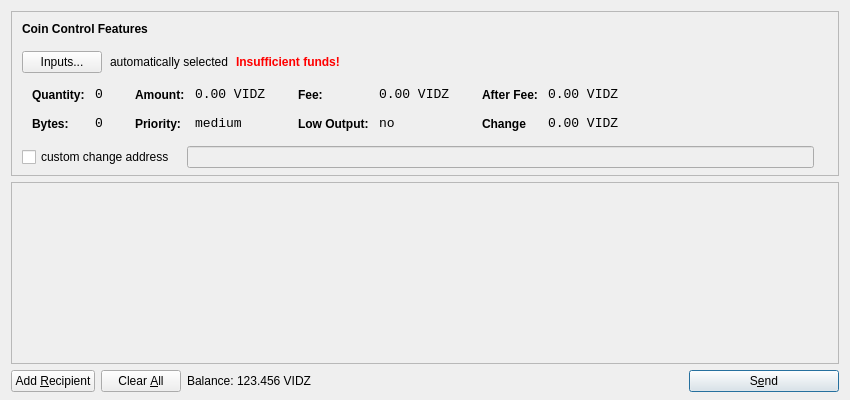
<?xml version="1.0" encoding="UTF-8"?>
<ui version="4.0">
 <class>SendCoinsDialog</class>
 <widget class="QDialog" name="SendCoinsDialog">
  <property name="geometry">
   <rect>
    <x>0</x>
    <y>0</y>
    <width>850</width>
    <height>400</height>
   </rect>
  </property>
  <property name="windowTitle">
   <string>Send Coins</string>
  </property>
  <layout class="QVBoxLayout" name="verticalLayout" stretch="0,1,0">
   <property name="bottomMargin">
    <number>8</number>
   </property>
   <item>
    <widget class="QFrame" name="frameCoinControl">
     <property name="sizePolicy">
      <sizepolicy hsizetype="Expanding" vsizetype="Expanding">
       <horstretch>0</horstretch>
       <verstretch>0</verstretch>
      </sizepolicy>
     </property>
     <property name="maximumSize">
      <size>
       <width>16777215</width>
       <height>16777215</height>
      </size>
     </property>
     <property name="frameShape">
      <enum>QFrame::StyledPanel</enum>
     </property>
     <property name="frameShadow">
      <enum>QFrame::Sunken</enum>
     </property>
     <layout class="QVBoxLayout" name="verticalLayoutCoinControl2">
      <property name="spacing">
       <number>-1</number>
      </property>
      <property name="leftMargin">
       <number>0</number>
      </property>
      <property name="topMargin">
       <number>0</number>
      </property>
      <property name="rightMargin">
       <number>0</number>
      </property>
      <property name="bottomMargin">
       <number>6</number>
      </property>
      <item>
       <layout class="QVBoxLayout" name="verticalLayoutCoinControl" stretch="0,0,0,0,1">
        <property name="spacing">
         <number>0</number>
        </property>
        <property name="leftMargin">
         <number>10</number>
        </property>
        <property name="topMargin">
         <number>10</number>
        </property>
        <item>
         <layout class="QHBoxLayout" name="horizontalLayoutCoinControl1">
          <property name="bottomMargin">
           <number>15</number>
          </property>
          <item>
           <widget class="QLabel" name="labelCoinControlFeatures">
            <property name="sizePolicy">
             <sizepolicy hsizetype="Preferred" vsizetype="Maximum">
              <horstretch>0</horstretch>
              <verstretch>0</verstretch>
             </sizepolicy>
            </property>
            <property name="font">
             <font>
              <weight>75</weight>
              <bold>true</bold>
             </font>
            </property>
            <property name="styleSheet">
             <string notr="true">font-weight:bold;</string>
            </property>
            <property name="text">
             <string>Coin Control Features</string>
            </property>
           </widget>
          </item>
         </layout>
        </item>
        <item>
         <layout class="QHBoxLayout" name="horizontalLayoutCoinControl2" stretch="0,0,0,0">
          <property name="spacing">
           <number>8</number>
          </property>
          <property name="bottomMargin">
           <number>10</number>
          </property>
          <item>
           <widget class="QPushButton" name="pushButtonCoinControl">
            <property name="styleSheet">
             <string notr="true"/>
            </property>
            <property name="text">
             <string>Inputs...</string>
            </property>
           </widget>
          </item>
          <item>
           <widget class="QLabel" name="labelCoinControlAutomaticallySelected">
            <property name="text">
             <string>automatically selected</string>
            </property>
            <property name="margin">
             <number>5</number>
            </property>
           </widget>
          </item>
          <item>
           <widget class="QLabel" name="labelCoinControlInsuffFunds">
            <property name="font">
             <font>
              <weight>75</weight>
              <bold>true</bold>
             </font>
            </property>
            <property name="styleSheet">
             <string notr="true">color:red;font-weight:bold;</string>
            </property>
            <property name="text">
             <string>Insufficient funds!</string>
            </property>
            <property name="margin">
             <number>5</number>
            </property>
           </widget>
          </item>
          <item>
           <spacer name="horizontalSpacerCoinControl">
            <property name="orientation">
             <enum>Qt::Horizontal</enum>
            </property>
            <property name="sizeHint" stdset="0">
             <size>
              <width>40</width>
              <height>1</height>
             </size>
            </property>
           </spacer>
          </item>
         </layout>
        </item>
        <item>
         <widget class="QWidget" name="widgetCoinControl" native="true">
          <property name="sizePolicy">
           <sizepolicy hsizetype="Preferred" vsizetype="Preferred">
            <horstretch>0</horstretch>
            <verstretch>0</verstretch>
           </sizepolicy>
          </property>
          <property name="minimumSize">
           <size>
            <width>0</width>
            <height>0</height>
           </size>
          </property>
          <property name="styleSheet">
           <string notr="true"/>
          </property>
          <layout class="QHBoxLayout" name="horizontalLayoutCoinControl5">
           <property name="margin">
            <number>0</number>
           </property>
           <item>
            <layout class="QHBoxLayout" name="horizontalLayoutCoinControl3" stretch="0,0,0,1">
             <property name="spacing">
              <number>20</number>
             </property>
             <property name="topMargin">
              <number>0</number>
             </property>
             <property name="bottomMargin">
              <number>10</number>
             </property>
             <item>
              <layout class="QFormLayout" name="formLayoutCoinControl1">
               <property name="horizontalSpacing">
                <number>10</number>
               </property>
               <property name="verticalSpacing">
                <number>14</number>
               </property>
               <property name="leftMargin">
                <number>10</number>
               </property>
               <property name="topMargin">
                <number>4</number>
               </property>
               <property name="rightMargin">
                <number>6</number>
               </property>
               <item row="0" column="0">
                <widget class="QLabel" name="labelCoinControlQuantityText">
                 <property name="styleSheet">
                  <string notr="true">font-weight:bold;</string>
                 </property>
                 <property name="text">
                  <string>Quantity:</string>
                 </property>
                 <property name="margin">
                  <number>0</number>
                 </property>
                </widget>
               </item>
               <item row="0" column="1">
                <widget class="QLabel" name="labelCoinControlQuantity">
                 <property name="font">
                  <font>
                   <family>Monospace</family>
                   <pointsize>10</pointsize>
                  </font>
                 </property>
                 <property name="cursor">
                  <cursorShape>IBeamCursor</cursorShape>
                 </property>
                 <property name="contextMenuPolicy">
                  <enum>Qt::ActionsContextMenu</enum>
                 </property>
                 <property name="text">
                  <string>0</string>
                 </property>
                 <property name="margin">
                  <number>0</number>
                 </property>
                 <property name="textInteractionFlags">
                  <set>Qt::LinksAccessibleByMouse|Qt::TextSelectableByKeyboard|Qt::TextSelectableByMouse</set>
                 </property>
                </widget>
               </item>
               <item row="1" column="0">
                <widget class="QLabel" name="labelCoinControlBytesText">
                 <property name="styleSheet">
                  <string notr="true">font-weight:bold;</string>
                 </property>
                 <property name="text">
                  <string>Bytes:</string>
                 </property>
                </widget>
               </item>
               <item row="1" column="1">
                <widget class="QLabel" name="labelCoinControlBytes">
                 <property name="font">
                  <font>
                   <family>Monospace</family>
                   <pointsize>10</pointsize>
                  </font>
                 </property>
                 <property name="cursor">
                  <cursorShape>IBeamCursor</cursorShape>
                 </property>
                 <property name="contextMenuPolicy">
                  <enum>Qt::ActionsContextMenu</enum>
                 </property>
                 <property name="text">
                  <string>0</string>
                 </property>
                 <property name="textInteractionFlags">
                  <set>Qt::LinksAccessibleByMouse|Qt::TextSelectableByKeyboard|Qt::TextSelectableByMouse</set>
                 </property>
                </widget>
               </item>
              </layout>
             </item>
             <item>
              <layout class="QFormLayout" name="formLayoutCoinControl2">
               <property name="horizontalSpacing">
                <number>10</number>
               </property>
               <property name="verticalSpacing">
                <number>14</number>
               </property>
               <property name="leftMargin">
                <number>6</number>
               </property>
               <property name="topMargin">
                <number>4</number>
               </property>
               <property name="rightMargin">
                <number>6</number>
               </property>
               <item row="0" column="0">
                <widget class="QLabel" name="labelCoinControlAmountText">
                 <property name="styleSheet">
                  <string notr="true">font-weight:bold;</string>
                 </property>
                 <property name="text">
                  <string>Amount:</string>
                 </property>
                 <property name="margin">
                  <number>0</number>
                 </property>
                </widget>
               </item>
               <item row="0" column="1">
                <widget class="QLabel" name="labelCoinControlAmount">
                 <property name="font">
                  <font>
                   <family>Monospace</family>
                   <pointsize>10</pointsize>
                  </font>
                 </property>
                 <property name="cursor">
                  <cursorShape>IBeamCursor</cursorShape>
                 </property>
                 <property name="contextMenuPolicy">
                  <enum>Qt::ActionsContextMenu</enum>
                 </property>
                 <property name="text">
                  <string notr="true">0.00 VIDZ</string>
                 </property>
                 <property name="textInteractionFlags">
                  <set>Qt::LinksAccessibleByMouse|Qt::TextSelectableByKeyboard|Qt::TextSelectableByMouse</set>
                 </property>
                </widget>
               </item>
               <item row="1" column="0">
                <widget class="QLabel" name="labelCoinControlPriorityText">
                 <property name="styleSheet">
                  <string notr="true">font-weight:bold;</string>
                 </property>
                 <property name="text">
                  <string>Priority:</string>
                 </property>
                </widget>
               </item>
               <item row="1" column="1">
                <widget class="QLabel" name="labelCoinControlPriority">
                 <property name="font">
                  <font>
                   <family>Monospace</family>
                   <pointsize>10</pointsize>
                  </font>
                 </property>
                 <property name="cursor">
                  <cursorShape>IBeamCursor</cursorShape>
                 </property>
                 <property name="contextMenuPolicy">
                  <enum>Qt::ActionsContextMenu</enum>
                 </property>
                 <property name="text">
                  <string>medium</string>
                 </property>
                 <property name="textInteractionFlags">
                  <set>Qt::LinksAccessibleByMouse|Qt::TextSelectableByKeyboard|Qt::TextSelectableByMouse</set>
                 </property>
                </widget>
               </item>
              </layout>
             </item>
             <item>
              <layout class="QFormLayout" name="formLayoutCoinControl3">
               <property name="horizontalSpacing">
                <number>10</number>
               </property>
               <property name="verticalSpacing">
                <number>14</number>
               </property>
               <property name="leftMargin">
                <number>6</number>
               </property>
               <property name="topMargin">
                <number>4</number>
               </property>
               <property name="rightMargin">
                <number>6</number>
               </property>
               <item row="0" column="0">
                <widget class="QLabel" name="labelCoinControlFeeText">
                 <property name="styleSheet">
                  <string notr="true">font-weight:bold;</string>
                 </property>
                 <property name="text">
                  <string>Fee:</string>
                 </property>
                 <property name="margin">
                  <number>0</number>
                 </property>
                </widget>
               </item>
               <item row="0" column="1">
                <widget class="QLabel" name="labelCoinControlFee">
                 <property name="font">
                  <font>
                   <family>Monospace</family>
                   <pointsize>10</pointsize>
                  </font>
                 </property>
                 <property name="cursor">
                  <cursorShape>IBeamCursor</cursorShape>
                 </property>
                 <property name="contextMenuPolicy">
                  <enum>Qt::ActionsContextMenu</enum>
                 </property>
                 <property name="text">
                  <string notr="true">0.00 VIDZ</string>
                 </property>
                 <property name="textInteractionFlags">
                  <set>Qt::LinksAccessibleByMouse|Qt::TextSelectableByKeyboard|Qt::TextSelectableByMouse</set>
                 </property>
                </widget>
               </item>
               <item row="1" column="0">
                <widget class="QLabel" name="labelCoinControlLowOutputText">
                 <property name="styleSheet">
                  <string notr="true">font-weight:bold;</string>
                 </property>
                 <property name="text">
                  <string>Low Output:</string>
                 </property>
                </widget>
               </item>
               <item row="1" column="1">
                <widget class="QLabel" name="labelCoinControlLowOutput">
                 <property name="font">
                  <font>
                   <family>Monospace</family>
                   <pointsize>10</pointsize>
                  </font>
                 </property>
                 <property name="cursor">
                  <cursorShape>IBeamCursor</cursorShape>
                 </property>
                 <property name="contextMenuPolicy">
                  <enum>Qt::ActionsContextMenu</enum>
                 </property>
                 <property name="text">
                  <string>no</string>
                 </property>
                 <property name="textInteractionFlags">
                  <set>Qt::LinksAccessibleByMouse|Qt::TextSelectableByKeyboard|Qt::TextSelectableByMouse</set>
                 </property>
                </widget>
               </item>
              </layout>
             </item>
             <item>
              <layout class="QFormLayout" name="formLayoutCoinControl4">
               <property name="horizontalSpacing">
                <number>10</number>
               </property>
               <property name="verticalSpacing">
                <number>14</number>
               </property>
               <property name="leftMargin">
                <number>6</number>
               </property>
               <property name="topMargin">
                <number>4</number>
               </property>
               <property name="rightMargin">
                <number>6</number>
               </property>
               <item row="0" column="0">
                <widget class="QLabel" name="labelCoinControlAfterFeeText">
                 <property name="styleSheet">
                  <string notr="true">font-weight:bold;</string>
                 </property>
                 <property name="text">
                  <string>After Fee:</string>
                 </property>
                 <property name="margin">
                  <number>0</number>
                 </property>
                </widget>
               </item>
               <item row="0" column="1">
                <widget class="QLabel" name="labelCoinControlAfterFee">
                 <property name="font">
                  <font>
                   <family>Monospace</family>
                   <pointsize>10</pointsize>
                  </font>
                 </property>
                 <property name="cursor">
                  <cursorShape>IBeamCursor</cursorShape>
                 </property>
                 <property name="contextMenuPolicy">
                  <enum>Qt::ActionsContextMenu</enum>
                 </property>
                 <property name="text">
                  <string notr="true">0.00 VIDZ</string>
                 </property>
                 <property name="textInteractionFlags">
                  <set>Qt::LinksAccessibleByMouse|Qt::TextSelectableByKeyboard|Qt::TextSelectableByMouse</set>
                 </property>
                </widget>
               </item>
               <item row="1" column="0">
                <widget class="QLabel" name="labelCoinControlChangeText">
                 <property name="styleSheet">
                  <string notr="true">font-weight:bold;</string>
                 </property>
                 <property name="text">
                  <string>Change</string>
                 </property>
                </widget>
               </item>
               <item row="1" column="1">
                <widget class="QLabel" name="labelCoinControlChange">
                 <property name="font">
                  <font>
                   <family>Monospace</family>
                   <pointsize>10</pointsize>
                  </font>
                 </property>
                 <property name="cursor">
                  <cursorShape>IBeamCursor</cursorShape>
                 </property>
                 <property name="contextMenuPolicy">
                  <enum>Qt::ActionsContextMenu</enum>
                 </property>
                 <property name="text">
                  <string notr="true">0.00 VIDZ</string>
                 </property>
                 <property name="textInteractionFlags">
                  <set>Qt::LinksAccessibleByMouse|Qt::TextSelectableByKeyboard|Qt::TextSelectableByMouse</set>
                 </property>
                </widget>
               </item>
              </layout>
             </item>
            </layout>
           </item>
          </layout>
         </widget>
        </item>
        <item>
         <layout class="QHBoxLayout" name="horizontalLayoutCoinControl4" stretch="0,0,0">
          <property name="spacing">
           <number>12</number>
          </property>
          <property name="sizeConstraint">
           <enum>QLayout::SetDefaultConstraint</enum>
          </property>
          <property name="topMargin">
           <number>5</number>
          </property>
          <property name="rightMargin">
           <number>5</number>
          </property>
          <item>
           <widget class="QCheckBox" name="checkBoxCoinControlChange">
            <property name="text">
             <string>custom change address</string>
            </property>
           </widget>
          </item>
          <item>
           <widget class="QLineEdit" name="lineEditCoinControlChange">
            <property name="enabled">
             <bool>false</bool>
            </property>
            <property name="sizePolicy">
             <sizepolicy hsizetype="Expanding" vsizetype="Fixed">
              <horstretch>0</horstretch>
              <verstretch>0</verstretch>
             </sizepolicy>
            </property>
           </widget>
          </item>
          <item>
           <widget class="QLabel" name="labelCoinControlChangeLabel">
            <property name="sizePolicy">
             <sizepolicy hsizetype="Preferred" vsizetype="Expanding">
              <horstretch>0</horstretch>
              <verstretch>0</verstretch>
             </sizepolicy>
            </property>
            <property name="minimumSize">
             <size>
              <width>0</width>
              <height>0</height>
             </size>
            </property>
            <property name="text">
             <string/>
            </property>
            <property name="margin">
             <number>3</number>
            </property>
           </widget>
          </item>
         </layout>
        </item>
        <item>
         <spacer name="verticalSpacerCoinControl">
          <property name="orientation">
           <enum>Qt::Vertical</enum>
          </property>
          <property name="sizeHint" stdset="0">
           <size>
            <width>800</width>
            <height>1</height>
           </size>
          </property>
         </spacer>
        </item>
       </layout>
      </item>
     </layout>
    </widget>
   </item>
   <item>
    <widget class="QScrollArea" name="scrollArea">
     <property name="widgetResizable">
      <bool>true</bool>
     </property>
     <widget class="QWidget" name="scrollAreaWidgetContents">
      <property name="geometry">
       <rect>
        <x>0</x>
        <y>0</y>
        <width>830</width>
        <height>165</height>
       </rect>
      </property>
      <layout class="QVBoxLayout" name="verticalLayout_2">
       <property name="margin">
        <number>0</number>
       </property>
       <item>
        <layout class="QVBoxLayout" name="entries">
         <property name="spacing">
          <number>6</number>
         </property>
        </layout>
       </item>
       <item>
        <spacer name="verticalSpacer">
         <property name="orientation">
          <enum>Qt::Vertical</enum>
         </property>
         <property name="sizeHint" stdset="0">
          <size>
           <width>20</width>
           <height>40</height>
          </size>
         </property>
        </spacer>
       </item>
      </layout>
     </widget>
    </widget>
   </item>
   <item>
    <layout class="QHBoxLayout" name="horizontalLayout">
     <item>
      <widget class="QPushButton" name="addButton">
       <property name="toolTip">
        <string>Send to multiple recipients at once</string>
       </property>
       <property name="text">
        <string>Add &amp;Recipient</string>
       </property>
       <property name="autoDefault">
        <bool>false</bool>
       </property>
      </widget>
     </item>
     <item>
      <widget class="QPushButton" name="clearButton">
       <property name="sizePolicy">
        <sizepolicy hsizetype="Minimum" vsizetype="Fixed">
         <horstretch>0</horstretch>
         <verstretch>0</verstretch>
        </sizepolicy>
       </property>
       <property name="toolTip">
        <string>Remove all transaction fields</string>
       </property>
       <property name="text">
        <string>Clear &amp;All</string>
       </property>
       <property name="autoRepeatDelay">
        <number>300</number>
       </property>
       <property name="autoDefault">
        <bool>false</bool>
       </property>
      </widget>
     </item>
     <item>
      <layout class="QHBoxLayout" name="horizontalLayout_2">
       <property name="spacing">
        <number>3</number>
       </property>
       <item>
        <widget class="QLabel" name="label">
         <property name="sizePolicy">
          <sizepolicy hsizetype="Preferred" vsizetype="Fixed">
           <horstretch>0</horstretch>
           <verstretch>0</verstretch>
          </sizepolicy>
         </property>
         <property name="text">
          <string>Balance:</string>
         </property>
        </widget>
       </item>
       <item>
        <widget class="QLabel" name="labelBalance">
         <property name="sizePolicy">
          <sizepolicy hsizetype="Preferred" vsizetype="Fixed">
           <horstretch>0</horstretch>
           <verstretch>0</verstretch>
          </sizepolicy>
         </property>
         <property name="cursor">
          <cursorShape>IBeamCursor</cursorShape>
         </property>
         <property name="text">
          <string notr="true">123.456 VIDZ</string>
         </property>
         <property name="textInteractionFlags">
          <set>Qt::LinksAccessibleByMouse|Qt::TextSelectableByKeyboard|Qt::TextSelectableByMouse</set>
         </property>
        </widget>
       </item>
      </layout>
     </item>
     <item>
      <spacer name="horizontalSpacer">
       <property name="orientation">
        <enum>Qt::Horizontal</enum>
       </property>
       <property name="sizeHint" stdset="0">
        <size>
         <width>40</width>
         <height>20</height>
        </size>
       </property>
      </spacer>
     </item>
     <item>
      <widget class="QPushButton" name="sendButton">
       <property name="minimumSize">
        <size>
         <width>150</width>
         <height>0</height>
        </size>
       </property>
       <property name="toolTip">
        <string>Confirm the send action</string>
       </property>
       <property name="text">
        <string>S&amp;end</string>
       </property>
       <property name="icon">
        <iconset resource="../bitcoin.qrc">
         <normaloff>:/icons/send</normaloff>:/icons/send</iconset>
       </property>
       <property name="default">
        <bool>true</bool>
       </property>
      </widget>
     </item>
    </layout>
   </item>
  </layout>
 </widget>
 <resources>
  <include location="../bitcoin.qrc"/>
 </resources>
 <connections/>
</ui>
